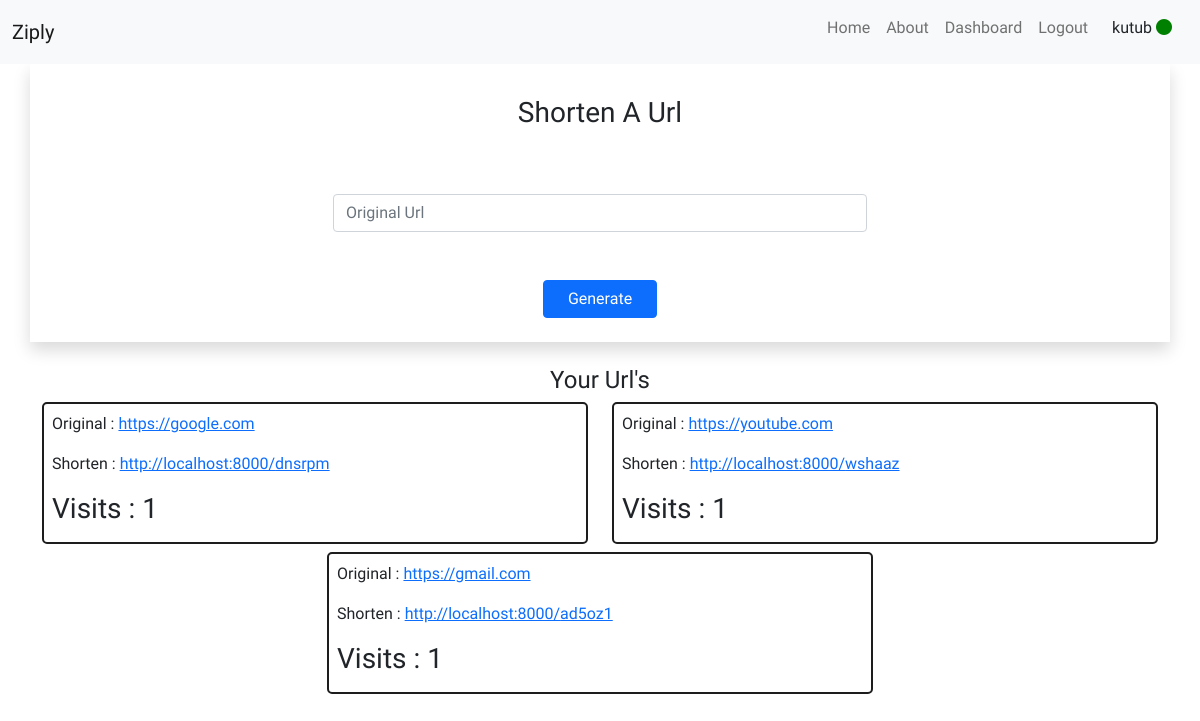
The page /dashboard/ (signed in) on the database its author committed.
### shortner/models.py (models this page shows)
class shortUrl(models.Model):
    original_url = models.URLField(blank=False)
    short_url = models.CharField(max_length=8, blank=False)
    visits = models.IntegerField(default=0)
    user = models.ForeignKey(User, on_delete=models.CASCADE)

### shortner/views.py (the view)
# urls.py: path('dashboard/', dashboard, name="dashboard"),
@login_required(login_url='/login')
def dashboard(req):
    usr = req.user
    urls = shortUrl.objects.filter(user=usr)
    return render(req, 'dashboard.html', {'urls': urls})

### templates/dashboard.html (shortened to what this page needs)
{% extends 'nav_bar.html' %}
{% block content %}
<div class="container shadow p-4">
    <div class="row">
        <div class="col-12 text-center py-2">
            <h3>Shorten A Url</h3>
        </div>
        <div class="col-10 col-sm-10 col-md-6 mx-auto">
            <form action=" {% url 'generate' %}" method="POST">
                <div class="form-group my-5">
                    <input type="url" name="original" class="form-control" placeholder="Original Url">
                </div>
                <div class="form-group text-center">
                    <input type="submit" class="btn btn-primary px-4" value="Generate">
                </div>
            </form>
        </div>
    </div>
</div>
<div class="container my-4">
    <div class="row">
        <div class="col-12 text-center">
            <h4>Your Url's</h4>
        </div>
    </div>
    <div class="row justify-content-between">
        {% for u in urls%}
      <div class="col-10 col-sm-10 col-md-6 mb-2 mx-auto">
            <div style="overflow: hidden;" class="customcontainer p-2">
                <p style="text-overflow: ellipsis;">Original : <a href="{{ u.original_url }}" target="_blank"
                        class="card-link">{{ u.original_url }}</a>
                </p>
                <p>Shorten : <a href="http://localhost:8000/{{ u.short_url }}" target="_blank"
                        class="card-link">http://localhost:8000/{{ u.short_url }}</a></p>
                <div class="row justify-content-between">
                    <div class="col-6 col-sm-6 ">
                        <h3>Visits : {{ u.visits }} </h3>
                    </div>
                </div>
            </div>
        </div>
        {% endfor %}
    </div>
</div>
</body>
</html>
{% endblock %}

### templates/nav_bar.html (shortened to what this page needs)
<!DOCTYPE html>
<html lang="en">
<head>
    <link href="https://cdn.jsdelivr.net/npm/bootstrap@5.0.0/dist/css/bootstrap.min.css" rel="stylesheet"
>
</head>
<body>
<nav
        class="navbar navbar-expand-lg navbar-light  bg-light">
    <div class="container-fluid">
        <a class="navbar-brand" href="#">Ziply</a>
        <ul class="navbar-nav ml-auto">
            <li class="nav-item">
                <a class="nav-link" aria-current="page" href="#">Home</a>
            </li>
            <li class="nav-item">
                <a class="nav-link" href="#">About</a>
            </li>
            {% if user.is_authenticated %}
            <li class="nav-item">
                <a class="nav-link" aria-current="page" href="{% url 'dashboard' %}">Dashboard</a>
            </li>
            <li class="nav-item">
                <a class="nav-link" aria-current="page" href="{% url 'logout' %}">Logout</a>
            </li>
            <li class="nav-item">
                <p class="mt-2 mx-3">{{request.user.username}} <i class="fas fa-circle" style="color:green;"></i></p>
            </li>
            {% endif %}
        </ul>
    </div>
</nav>
{% block content %} {% endblock %}
</body>
</html>

### templates/nav_bar.html (style rules this page uses)
body { font-family: 'Baloo Thambi 2', cursive; }

### templates/dashboard.html (style rules this page uses)
.customcontainer { min-width: 100%; border: 2px solid #1d1d1d; border-radius: 5px; max-width: 100%; height: 100%; }

### rows shown on the page
shortUrl: original_url "https://google.com", short_url "dnsrpm", visits "1"
shortUrl: original_url "https://youtube.com", short_url "wshaaz", visits "1"
shortUrl: original_url "https://gmail.com", short_url "ad5oz1", visits "1"

### other values the page prints
{{ request.user.username }} "kutub"
